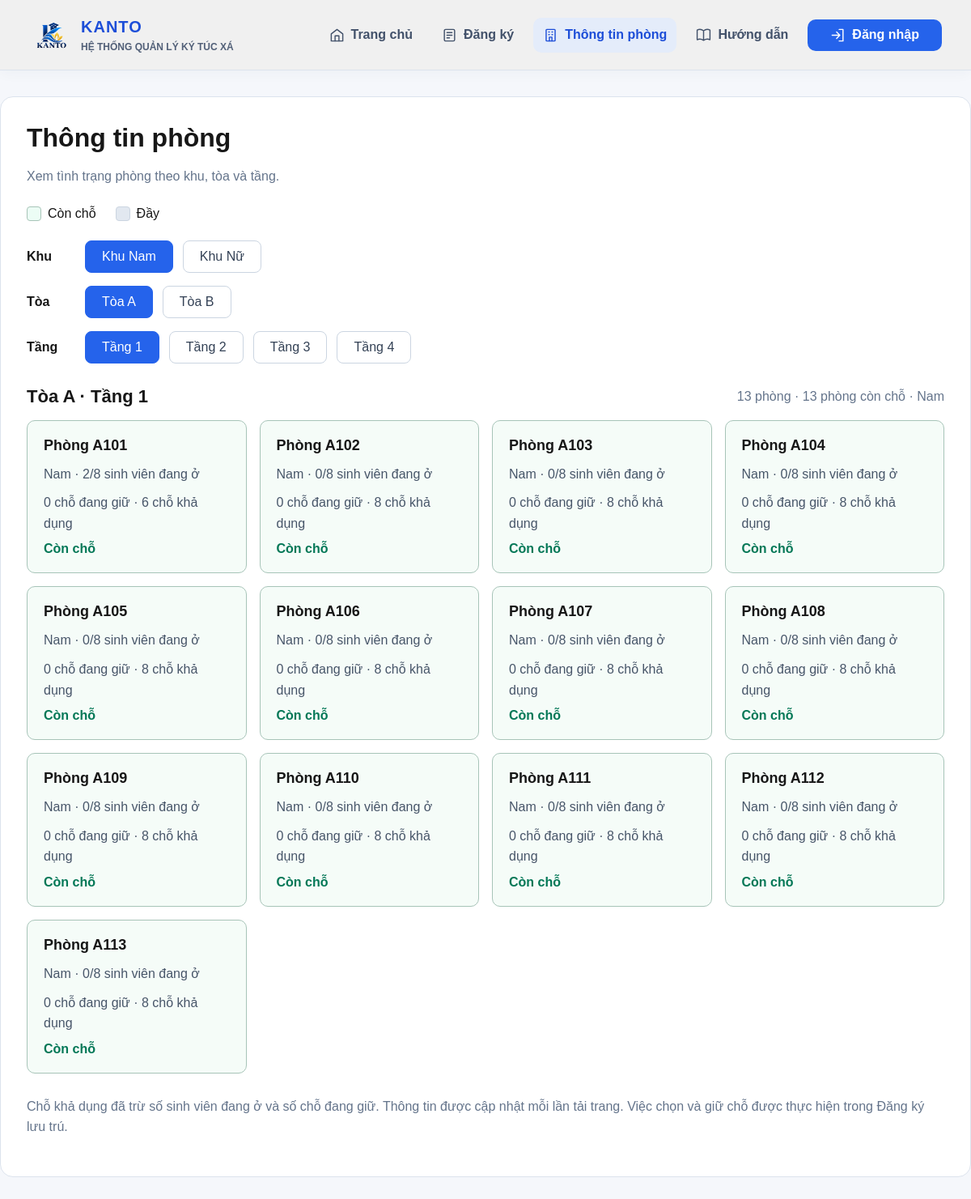
/index.php?action=rooms, run on the app's committed database.
### tables this page shows
CREATE TABLE IF NOT EXISTS `toanha` (
  `MaToa` varchar(10) NOT NULL,
  `TenToa` varchar(100) NOT NULL,
  PRIMARY KEY (`MaToa`),
  UNIQUE KEY `uq_toanha_ten` (`TenToa`)
);

CREATE TABLE IF NOT EXISTS `phong` (
  `MaPhong` varchar(10) NOT NULL,
  `MaToa` varchar(10) NOT NULL,
  `SoPhong` varchar(20) NOT NULL,
  `Tang` tinyint UNSIGNED NOT NULL,
  `GioiTinhPhong` enum('Nam','Nữ') NOT NULL,
  `SucChua` int NOT NULL,
  PRIMARY KEY (`MaPhong`),
  UNIQUE KEY `uq_phong_toa_sophong` (`MaToa`,`SoPhong`),
  KEY `idx_phong_matoa` (`MaToa`),
  KEY `idx_phong_toa_tang` (`MaToa`,`Tang`)
);

### controllers/RoomController.php (called while the page is built, shortened)
<?php
require_once __DIR__ . '/../config/app.php';
require_once __DIR__ . '/../models/Room.php';
class RoomController
{
    public function show(): void
    {
        $gender = 'Nam';
        $buildingId = $floor = null;
        $buildings = $floors = $rooms = [];
        $selectedBuilding = null;
        $message = '';
        if (!$message) {
            $gender = $_GET['GioiTinhPhong'] ?? 'Nam';
            $buildingId = $_GET['MaToa'] ?? null;
            $floorInput = $_GET['Tang'] ?? null;
            if (!in_array($gender, ['Nam', 'Nữ'], true)
                || ($buildingId !== null && ($buildingId === '' || mb_strlen($buildingId) > 10))
                || ($floorInput !== null && (!preg_match('/^[1-9][0-9]{0,2}$/D', $floorInput) || (int) $floorInput > 255))) {
                $message = 'Bộ lọc phòng không hợp lệ. Vui lòng chọn lại khu, tòa và tầng.';
            } else {
                $floor = $floorInput === null ? null : (int) $floorInput;
            }
        }
        if ($message) {
            http_response_code(400);
        } else {
            try {
                $model = new Room($this->db);
                $buildings = $model->buildings($gender);
                $buildingId ??= $buildings[0]['MaToa'] ?? null;
                foreach ($buildings as $building) {
                    if ($building['MaToa'] === $buildingId) {
                        $selectedBuilding = $building;
                    }
                }
                if ($buildingId !== null && !$selectedBuilding) {
                    $message = 'Tòa đã chọn không thuộc khu này hoặc không có phòng.';
                    http_response_code(400);
                } elseif ($selectedBuilding) {
                    $floors = $model->floors($gender, $buildingId);
                    $floor ??= $floors[0] ?? null;
                    if (!in_array($floor, $floors, true)) {
                        $message = 'Tầng đã chọn không có trong tòa này.';
                        http_response_code(400);
                    } else {
                        $rooms = $model->rooms($gender, $buildingId, $floor);
                    }
                } elseif ($floor !== null) {
                    $message = 'Không có tòa và tầng phù hợp với bộ lọc.';
                    http_response_code(400);
                }
            } catch (PDOException $error) {
                http_response_code(500);
                $message = 'Chưa thể tải thông tin phòng. Vui lòng thử lại sau.';
                $rooms = [];
            }
        }
        require __DIR__ . '/../views/rooms/information.php';
    }
}

### config/app.php (called while the page is built, shortened)
<?php
function appUrl(string $path = ''): string
{
    $base = getenv('APP_BASE_PATH');
    $base = $base === false ? '/Kanto-KTX' : $base;
    return '/' . trim(trim($base, '/') . '/' . ltrim($path, '/'), '/');
}

### models/Room.php (called while the page is built, shortened)
<?php
class Room
{
    public function buildings(string $gender): array
    {
        $stmt = $this->db->prepare('SELECT DISTINCT t.MaToa, t.TenToa
            FROM toanha t JOIN phong p ON p.MaToa = t.MaToa
            WHERE p.GioiTinhPhong = ? ORDER BY t.TenToa, t.MaToa');
        $stmt->execute([$gender]);
        return $stmt->fetchAll();
    }
    public function floors(string $gender, string $building): array
    {
        $stmt = $this->db->prepare('SELECT DISTINCT Tang FROM phong
            WHERE GioiTinhPhong = ? AND MaToa = ? ORDER BY Tang');
        $stmt->execute([$gender, $building]);
        return array_map('intval', $stmt->fetchAll(PDO::FETCH_COLUMN));
    }
    public function rooms(string $gender, ?string $building = null, ?int $floor = null, bool $availableOnly = false): array
    {
        return $this->queryRooms($gender, $building, $floor, $availableOnly);
    }
    private function queryRooms(?string $gender = null, ?string $building = null, ?int $floor = null, bool $availableOnly = false, ?string $roomId = null): array
    {
        $roomConstraint = $roomId === null ? '' : ' AND MaPhong = ?';
        $sql = "SELECT p.*, t.TenToa,
            COALESCE(h.DangO, 0) AS DangO, COALESCE(d.DangGiu, 0) AS DangGiu,
            p.SucChua - COALESCE(h.DangO, 0) - COALESCE(d.DangGiu, 0) AS ConCho
            FROM phong p JOIN toanha t ON t.MaToa = p.MaToa
            LEFT JOIN (SELECT MaPhong, COUNT(*) AS DangO FROM hopdong
                WHERE TrangThai = 'Còn hạn' $roomConstraint GROUP BY MaPhong) h ON h.MaPhong = p.MaPhong
            LEFT JOIN (SELECT MaPhong, COUNT(*) AS DangGiu FROM dondangky
                WHERE (TrangThai = 'Chờ duyệt' OR (TrangThai = 'Đã duyệt' AND MaHopDong IS NULL)) $roomConstraint
                GROUP BY MaPhong) d ON d.MaPhong = p.MaPhong
            WHERE 1=1";
        $params = $roomId === null ? [] : [$roomId, $roomId];
        if ($gender !== null) {
            $sql .= ' AND p.GioiTinhPhong = ?';
            $params[] = $gender;
        }
        if ($building !== null) {
            $sql .= ' AND p.MaToa = ?';
            $params[] = $building;
        }
        if ($floor !== null) {
            $sql .= ' AND p.Tang = ?';
            $params[] = $floor;
        }
        $stmt = $this->db->prepare($sql . ' ORDER BY t.TenToa, p.Tang, p.SoPhong, p.MaPhong');
        $stmt->execute($params);
        return $stmt->fetchAll();
    }
}

### views/rooms/information.php (the view, shortened to what this page needs)
<?php
$escape = fn($value) => htmlspecialchars((string) $value, ENT_QUOTES, 'UTF-8');
$filterUrl = fn(array $filters) => appUrl('index.php?' . http_build_query(['action' => 'rooms'] + $filters));
$available = count(array_filter($rooms, fn($room) => (int) $room['ConCho'] > 0));
?>
<!DOCTYPE html>
<html lang="vi">
<head>
    <link rel="stylesheet" href="<?= $escape(appUrl('assets/css/style.css')) ?>">
    <link rel="stylesheet" href="<?= $escape(appUrl('assets/css/room-information.css')) ?>">
</head>
<body class="home-page room-information-page">
<?php require __DIR__ . '/../../includes/header.php'; ?>
<main class="room-information-shell">
    <h1>Thông tin phòng</h1>
    <p class="room-introduction">Xem tình trạng phòng theo khu, tòa và tầng.</p>
    <div class="room-legend" aria-label="Chú thích trạng thái phòng">
        <span><i aria-hidden="true"></i>Còn chỗ</span>
        <span><i class="full" aria-hidden="true"></i>Đầy</span>
    </div>
    <nav class="room-information-filters" aria-label="Bộ lọc phòng">
        <div class="room-filter-row">
            <strong>Khu</strong>
            <?php foreach (['Nam', 'Nữ'] as $option): ?>
                <a href="<?= $escape($filterUrl(['GioiTinhPhong' => $option])) ?>"<?= $gender === $option ? ' aria-current="true"' : '' ?>>Khu <?= $option ?></a>
            <?php endforeach; ?>
        </div>
        <?php if ($buildings): ?>
        <div class="room-filter-row">
            <strong>Tòa</strong>
            <?php foreach ($buildings as $building): ?>
                <a href="<?= $escape($filterUrl(['GioiTinhPhong' => $gender, 'MaToa' => $building['MaToa']])) ?>"<?= $buildingId === $building['MaToa'] ? ' aria-current="true"' : '' ?>><?= $escape($building['TenToa']) ?></a>
            <?php endforeach; ?>
        </div>
        <?php endif; ?>
        <?php if ($floors): ?>
        <div class="room-filter-row">
            <strong>Tầng</strong>
            <?php foreach ($floors as $option): ?>
                <a href="<?= $escape($filterUrl(['GioiTinhPhong' => $gender, 'MaToa' => $buildingId, 'Tang' => $option])) ?>"<?= $floor === $option ? ' aria-current="true"' : '' ?>>Tầng <?= $option ?></a>
            <?php endforeach; ?>
        </div>
        <?php endif; ?>
    </nav>
    <?php if ($message): ?>
        <div class="room-information-error" role="alert">
            <p><?= $escape($message) ?></p>
            <a href="<?= $escape(appUrl('index.php?action=rooms')) ?>">Chọn lại bộ lọc</a>
        </div>
    <?php else: ?>
        <?php if ($selectedBuilding): ?>
        <div class="room-results-heading">
            <h2><?= $escape($selectedBuilding['TenToa']) ?> · Tầng <?= $floor ?></h2>
            <p><?= count($rooms) ?> phòng · <?= $available ?> phòng còn chỗ · <?= $escape($gender) ?></p>
        </div>
        <?php endif; ?>
        <div class="room-information-grid">
            <?php foreach ($rooms as $room): ?>
                <?php $isFull = (int) $room['ConCho'] <= 0; ?>
                <article class="room-information-card<?= $isFull ? ' full' : '' ?>">
                    <h3>Phòng <?= $escape($room['SoPhong']) ?></h3>
                    <p><?= $escape($room['GioiTinhPhong']) ?> · <?= (int) $room['DangO'] ?>/<?= (int) $room['SucChua'] ?> sinh viên đang ở</p>
                    <p><?= (int) $room['DangGiu'] ?> chỗ đang giữ · <?= max(0, (int) $room['ConCho']) ?> chỗ khả dụng</p>
                    <strong class="room-status"><?= $isFull ? 'Đầy' : 'Còn chỗ' ?></strong>
                </article>
            <?php endforeach; ?>
        </div>
    <?php endif; ?>
    <p class="room-information-note">Chỗ khả dụng đã trừ số sinh viên đang ở và số chỗ đang giữ. Thông tin được cập nhật mỗi lần tải trang. Việc chọn và giữ chỗ được thực hiện trong Đăng ký lưu trú.</p>
</main>
</body>
</html>

### assets/css/style.css (style rules this page uses)
* { box-sizing: border-box; }
.home-page { margin: 0; background: #fff; color: #171717; font-family: Arial, sans-serif; padding: 0; }

### assets/css/room-information.css (style rules this page uses)
.room-information-page { background: #f5f7fb; }
.room-information-shell { max-width: 1320px; margin: 32px auto; padding: 32px; background: white; border: 1px solid #dce3ed; border-radius: 16px; }
.room-information-shell h1 { margin: 0 0 12px; font-size: 32px; }
.room-introduction, .room-information-note, .room-results-heading p { color: #64748b; line-height: 1.6; }
.room-legend { display: flex; flex-wrap: wrap; gap: 24px; margin: 24px 0; }
.room-legend span { display: flex; align-items: center; gap: 8px; }
.room-legend i { width: 18px; height: 18px; border: 1px solid #a7c4b8; background: #ecfdf5; border-radius: 4px; }
.room-legend i.full { border-color: #cbd5e1; background: #e2e8f0; }
.room-information-filters { display: grid; gap: 16px; margin-bottom: 28px; }
.room-filter-row { display: flex; flex-wrap: wrap; align-items: center; gap: 12px; }
.room-filter-row > strong { width: 60px; }
.room-filter-row a { padding: 10px 20px; border: 1px solid #cbd5e1; border-radius: 8px; text-decoration: none; color: #334155; }
.room-filter-row a[aria-current] { background: #2563eb; border-color: #2563eb; color: white; }
.room-results-heading { display: flex; flex-wrap: wrap; justify-content: space-between; align-items: center; gap: 12px; margin: 0 0 16px; }
.room-results-heading h2 { margin: 0; font-size: 22px; }
.room-results-heading p { margin: 0; }
.room-information-grid { display: grid; grid-template-columns: repeat(auto-fit, minmax(220px, 1fr)); gap: 16px; }
.room-information-card { padding: 20px; border: 1px solid #a7c4b8; background: #f5fcf8; border-radius: 10px; overflow-wrap: anywhere; }
.room-information-card h3 { margin: 0 0 12px; font-size: 18px; }
.room-information-card p { margin: 0 0 10px; color: #475569; line-height: 1.6; }
.room-status { color: #047857; }
.room-information-note { margin-top: 28px; }

### data on the page
toanha: TenToa "Tòa A"
toanha: TenToa "Tòa B"
phong: SoPhong "A101", GioiTinhPhong "Nam", DangO "2", SucChua "8", DangGiu "0", max(0, (int) $room['ConCho']) "6"
phong: SoPhong "A102", GioiTinhPhong "Nam", DangO "0", SucChua "8", DangGiu "0", max(0, (int) $room['ConCho']) "8"
phong: SoPhong "A103", GioiTinhPhong "Nam", DangO "0", SucChua "8", DangGiu "0", max(0, (int) $room['ConCho']) "8"
phong: SoPhong "A104", GioiTinhPhong "Nam", DangO "0", SucChua "8", DangGiu "0", max(0, (int) $room['ConCho']) "8"
phong: SoPhong "A105", GioiTinhPhong "Nam", DangO "0", SucChua "8", DangGiu "0", max(0, (int) $room['ConCho']) "8"
phong: SoPhong "A106", GioiTinhPhong "Nam", DangO "0", SucChua "8", DangGiu "0", max(0, (int) $room['ConCho']) "8"
phong: SoPhong "A107", GioiTinhPhong "Nam", DangO "0", SucChua "8", DangGiu "0", max(0, (int) $room['ConCho']) "8"
phong: SoPhong "A108", GioiTinhPhong "Nam", DangO "0", SucChua "8", DangGiu "0", max(0, (int) $room['ConCho']) "8"
phong: SoPhong "A109", GioiTinhPhong "Nam", DangO "0", SucChua "8", DangGiu "0", max(0, (int) $room['ConCho']) "8"
phong: SoPhong "A110", GioiTinhPhong "Nam", DangO "0", SucChua "8", DangGiu "0", max(0, (int) $room['ConCho']) "8"
phong: SoPhong "A111", GioiTinhPhong "Nam", DangO "0", SucChua "8", DangGiu "0", max(0, (int) $room['ConCho']) "8"
phong: SoPhong "A112", GioiTinhPhong "Nam", DangO "0", SucChua "8", DangGiu "0", max(0, (int) $room['ConCho']) "8"
phong: SoPhong "A113", GioiTinhPhong "Nam", DangO "0", SucChua "8", DangGiu "0", max(0, (int) $room['ConCho']) "8"

### other printed values
$option "Nam"
$option "Nữ"
$option "1"
$option "2"
$option "3"
$option "4"
$floor "1"
count($rooms) "13"
$available "13"
$escape($gender) "Nam"
